Frame 1 (no input): blank canvas, image omitted
Frame 60 (no input): blank canvas, image omitted
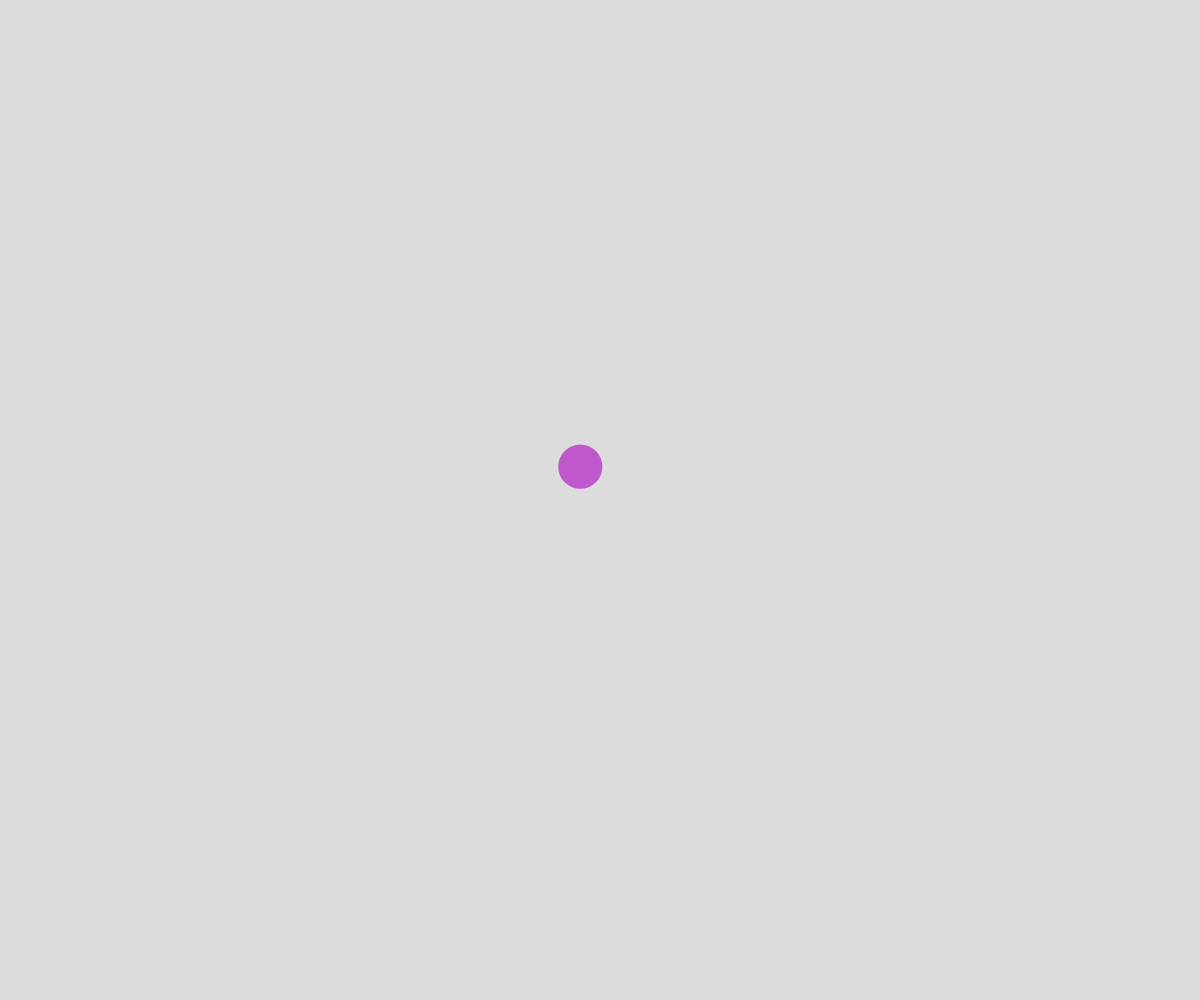
Frame 120 (the mouse pressed at the canvas centre since frame 60)

The p5.js sketch whose frames 1 and 60 were blank and that drew this single picture after the mouse press (run headless with seeded random() and noise() and a simulated clock; from frame 60 on, the mouse is pressed at the canvas centre):

// p5.js sketch
// ── sketch.js
// Connected Nodes

let nodes = [];

function setup() {
  createCanvas(windowWidth, windowHeight);
}

function draw() {
  background(220);
  for (let node of nodes) {
    node.update();
    node.connect(nodes);
  }
  for (let node of nodes) {
    node.display();
  }
}

function mousePressed() {
  nodes.push(new MovingPoint(mouseX, mouseY));
}

class MovingPoint {
  constructor(x, y) {
    this.x = x;
    this.y = y;
    this.xTime = random(1000);
    this.yTime = random(1000);
    this.deltaTime = 0.05;
    this.radius = 35;
    this.color = color(random(255), random(255), random(255));
    this.speed = 5;
    this.reach = 100;
    this.minR = 35;
    this.maxR = 50;
  }

  display() {
    noStroke();
    fill(this.color);
    circle(this.x, this.y, this.radius);
  }

  update() {
    this.move();
    this.wrap();
    this.expand();
  }

  move() {
    let dx = noise(this.xTime);
    let dy = noise(this.yTime);

    dx = map(dx, 0, 1, -this.speed, this.speed);
    dy = map(dy, 0, 1, -this.speed, this.speed);

    this.x += dx;
    this.y += dy;

    this.xTime += this.deltaTime;
    this.yTime += this.deltaTime;
  }

  wrap() {
    if (this.x < 0) {
      this.x = width;
    }
    if (this.x > width) {
      this.x = 0;
    }
    if (this.y < 0) {
      this.y = height;
    }
    if (this.y > height) {
      this.y = 0;
    }
  }

  connect(nodesArray) {
    for (let node of nodesArray) {
      if (node !== this) {
        let distance = dist(this.x, this.y, node.x, node.y);
        if (distance < this.reach) {
          stroke(this.color);
          strokeWeight(5);
          line(this.x, this.y, node.x, node.y);
        }
      }
    }
  }

  expand() {
    let mouseDistance = dist(this.x, this.y, mouseX, mouseY);
    if (mouseDistance < this.reach) {
      let theSize = map(mouseDistance, 0, this.reach, this.maxR, this.minR);
      this.radius = theSize;
    } else {
      this.radius = this.minR;
    }
  }
}
